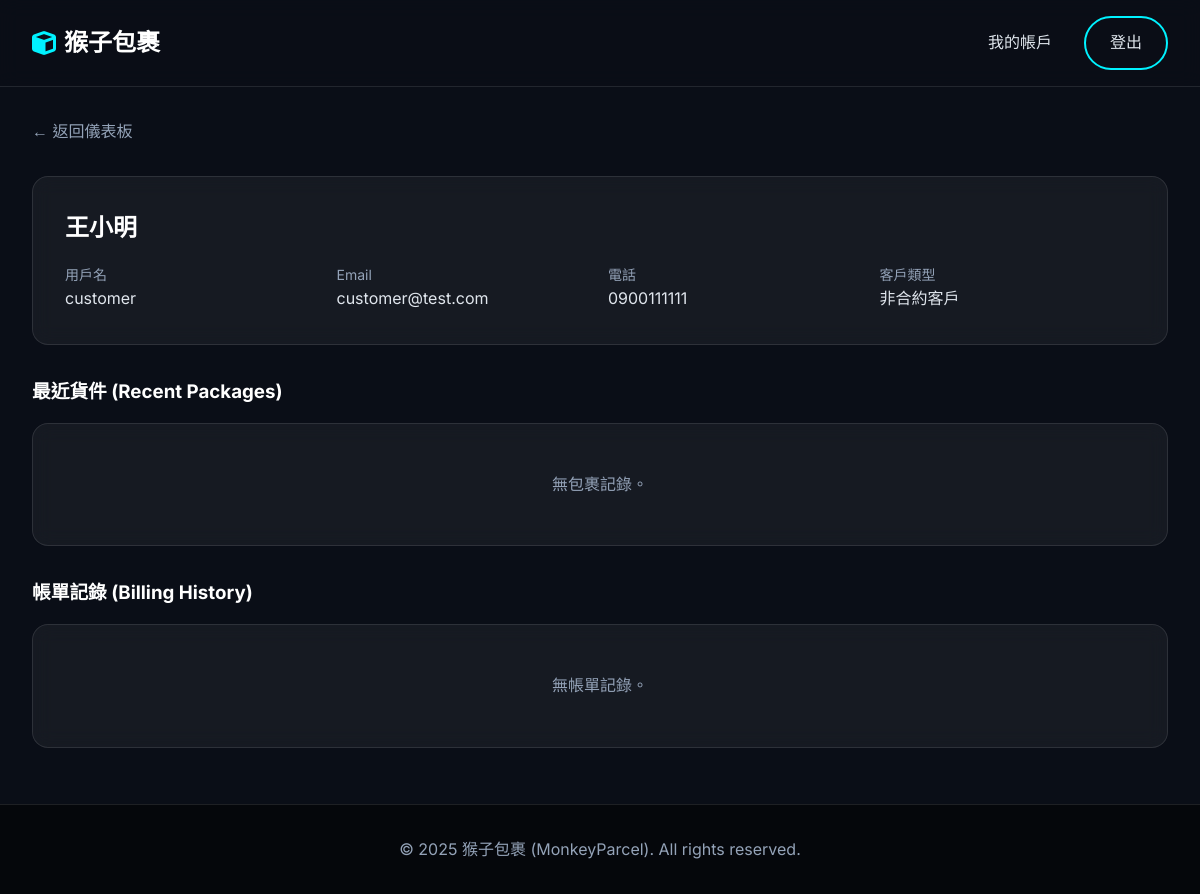
Before: /cs/customer/1 (signed in) with the older database file.
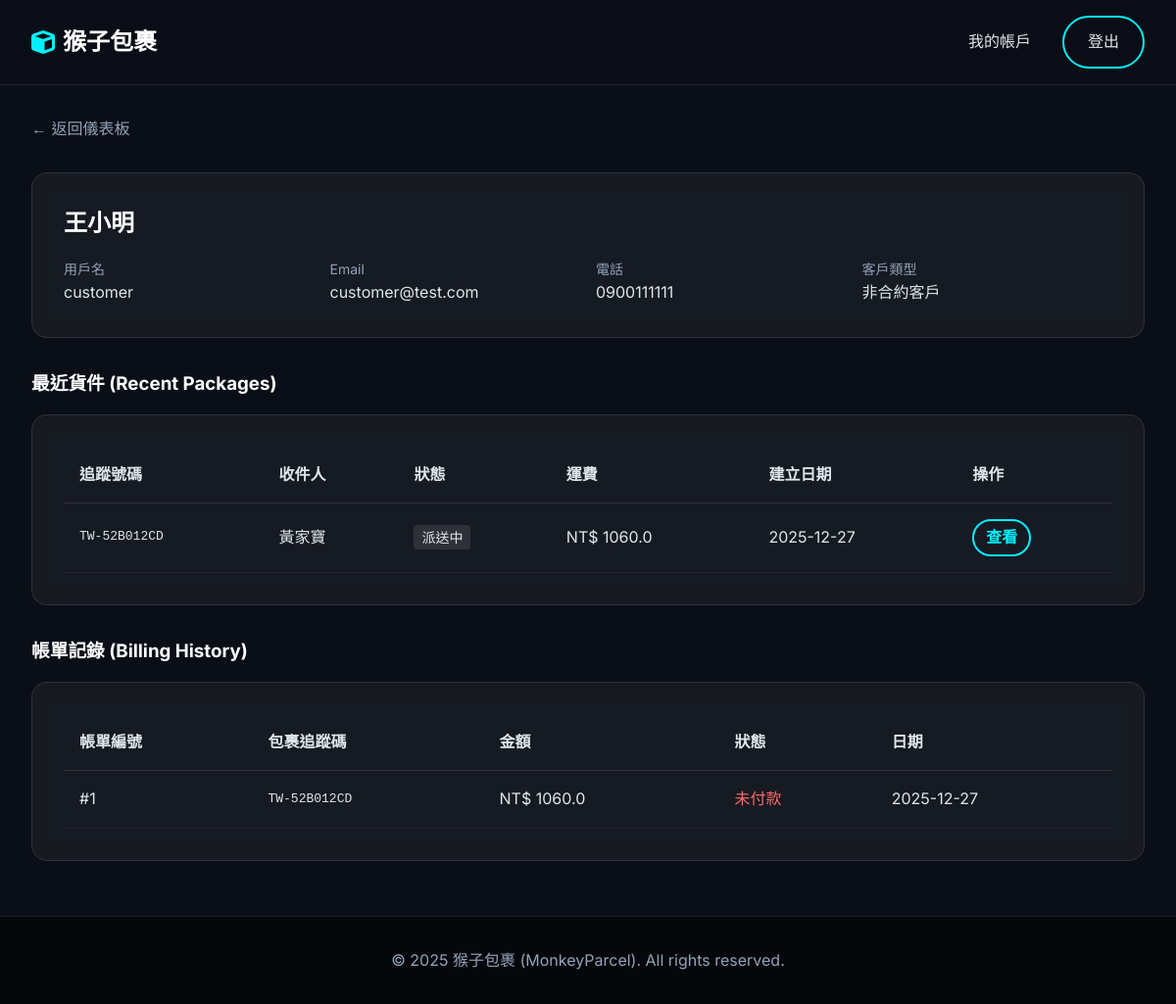
After: the same page with the newer database file.
### app/models.py (models this page shows, shortened)
class User(Base):
    __tablename__ = 'users'
    id: Mapped[int] = mapped_column(primary_key=True)
    username: Mapped[str] = mapped_column(String(50), unique=True, nullable=False)
    password_hash: Mapped[str] = mapped_column(String(128), nullable=False)
    full_name: Mapped[str] = mapped_column(String(100), nullable=False)
    email: Mapped[str] = mapped_column(String(120), unique=True, nullable=False)
    phone: Mapped[str] = mapped_column(String(20), nullable=False)
    address: Mapped[str] = mapped_column(String(200), nullable=True)
    role: Mapped[UserRole] = mapped_column(Enum(UserRole), default=UserRole.CUSTOMER)
    type: Mapped[str] = mapped_column(String(50))
    __mapper_args__ = {
        'polymorphic_identity': 'user',
        'polymorphic_on': type
    }

class Customer(User):
    __tablename__ = 'customers'
    id: Mapped[int] = mapped_column(ForeignKey('users.id'), primary_key=True)
    customer_type: Mapped[CustomerType] = mapped_column(Enum(CustomerType), default=CustomerType.NON_CONTRACT)
    billing_preference: Mapped[PaymentMethod] = mapped_column(Enum(PaymentMethod), default=PaymentMethod.CASH)
    balance: Mapped[float] = mapped_column(Float, default=0.0) # 僅適用於預付型客戶
    prepaid_by: Mapped[Optional[str]] = mapped_column(String(100), nullable=True) # 預付方名稱 (例如: 台灣積體電路股份有限公司)
    packages: Mapped[List["Package"]] = relationship("Package", back_populates="sender")
    bills: Mapped[List["Bill"]] = relationship("Bill", back_populates="customer")
    __mapper_args__ = {
        'polymorphic_identity': 'customer',
    }
    @property
    def type_label(self):
        labels = {
            CustomerType.CONTRACT: "合約客戶",
            CustomerType.NON_CONTRACT: "非合約客戶",
            CustomerType.PREPAID: "預付客戶"
        }
        return labels.get(self.customer_type, "一般客戶")

class Package(Base):
    __tablename__ = 'packages'
    id: Mapped[int] = mapped_column(primary_key=True)
    tracking_number: Mapped[str] = mapped_column(String(20), unique=True, nullable=False) # 物流單號
    sender_id: Mapped[int] = mapped_column(ForeignKey('customers.id'), nullable=False)
    recipient_name: Mapped[str] = mapped_column(String(100), nullable=False)
    recipient_address: Mapped[str] = mapped_column(String(200), nullable=False)
    recipient_phone: Mapped[str] = mapped_column(String(20), nullable=False)
    weight: Mapped[float] = mapped_column(Float, nullable=False) # 重量 (kg)
    width: Mapped[float] = mapped_column(Float, nullable=False)  # 寬 (cm)
    height: Mapped[float] = mapped_column(Float, nullable=False) # 高 (cm)
    length: Mapped[float] = mapped_column(Float, nullable=False) # 長 (cm)
    declared_value: Mapped[float] = mapped_column(Float, default=0.0) # 報值金額 (保險用)
    content_description: Mapped[str] = mapped_column(String(255), nullable=True) # 內容物描述
    package_type: Mapped[PackageType] = mapped_column(Enum(PackageType), default=PackageType.SMALL_BOX)
    delivery_speed: Mapped[DeliverySpeed] = mapped_column(Enum(DeliverySpeed), default=DeliverySpeed.STANDARD)
    status: Mapped[PackageStatus] = mapped_column(Enum(PackageStatus), default=PackageStatus.CREATED)
    is_hazardous: Mapped[bool] = mapped_column(Boolean, default=False)   # 易燃物/危險品
    is_fragile: Mapped[bool] = mapped_column(Boolean, default=False)     # 易碎品
    is_international: Mapped[bool] = mapped_column(Boolean, default=False) # 國際件
    created_at: Mapped[datetime] = mapped_column(DateTime, default=datetime.now) # 寄件時間
    estimated_delivery: Mapped[datetime] = mapped_column(DateTime, nullable=True) # 預計抵達時間
    shipping_cost: Mapped[float] = mapped_column(Float, default=0.0) # 運費金額
    sender: Mapped["Customer"] = relationship("Customer", back_populates="packages", foreign_keys=[sender_id])
    tracking_events: Mapped[List["TrackingEvent"]] = relationship("TrackingEvent", back_populates="package", cascade="all, delete-orphan")
    assigned_driver_id: Mapped[Optional[int]] = mapped_column(ForeignKey('users.id'), nullable=True)
    assigned_driver: Mapped[Optional["User"]] = relationship("User", foreign_keys=[assigned_driver_id])
    @property
    def status_label(self):
        return PACKAGE_STATUS_LABELS.get(self.status, self.status.value)

class Bill(Base):
    __tablename__ = 'bills'
    id: Mapped[int] = mapped_column(primary_key=True)
    customer_id: Mapped[int] = mapped_column(ForeignKey('customers.id'), nullable=False)
    package_id: Mapped[int] = mapped_column(ForeignKey('packages.id'), nullable=False, unique=True) # 每個包裹對應一個帳單
    amount: Mapped[float] = mapped_column(Float, nullable=False) # 總計金額
    is_paid: Mapped[bool] = mapped_column(Boolean, default=False) # 是否已付款
    created_at: Mapped[datetime] = mapped_column(DateTime, default=datetime.now)
    paid_at: Mapped[Optional[datetime]] = mapped_column(DateTime, nullable=True) # 付款日期
    customer: Mapped["Customer"] = relationship("Customer", back_populates="bills")
    package: Mapped["Package"] = relationship("Package", backref=backref("bill", uselist=False))
    payment_method: Mapped[Optional[PaymentMethod]] = mapped_column(Enum(PaymentMethod), nullable=True)

### app/routes.py (the view)
@main.route('/cs/customer/<int:user_id>')
@login_required
def cs_customer_detail(user_id):
    if session.get('user_role') not in ['customer_service', 'admin']:
         return "Unauthorized", 403
    customer = services.get_user_by_id(user_id)
    if not customer:
        flash('User not found', 'error')
        return redirect(url_for('main.dashboard'))
    packages = services.get_user_packages(user_id)
    bills = services.get_customer_bills(user_id)
    return render_template('cs_customer_detail.html', customer=customer, packages=packages, bills=bills)

### app/routes.py (called while the page is built)
def login_required(f):
    @wraps(f)
    def decorated_function(*args, **kwargs):
        if 'user_id' not in session:
            return redirect(url_for('main.login'))
        return f(*args, **kwargs)
    return decorated_function

### app/services.py (called while the page is built)
def get_user_packages(user_id):
    return db.session.execute(
        db.select(models.Package).filter_by(sender_id=user_id).order_by(models.Package.created_at.desc())
    ).scalars().all()

def get_user_by_id(user_id):
    return db.session.get(models.User, user_id)

def get_customer_bills(customer_id):
    return db.session.execute(
        db.select(models.Bill).filter_by(customer_id=customer_id).order_by(models.Bill.created_at.desc())
    ).scalars().all()

### app/templates/cs_customer_detail.html (shortened to what this page needs)
{% extends "base.html" %}
{% block content %}
<div class="container">
    <div style="margin-bottom: 2rem;">
        <a href="{{ url_for('main.dashboard') }}" style="color: var(--text-muted); text-decoration: none;">&larr;
            返回儀表板</a>
    </div>
    <div class="card" style="margin-bottom: 2rem;">
        <h2 style="margin-bottom: 1rem;">{{ customer.full_name }}</h2>
        <div style="display: grid; grid-template-columns: repeat(auto-fit, minmax(200px, 1fr)); gap: 1rem;">
            <div>
                <p style="color: var(--text-muted); font-size: 0.875rem;">用戶名</p>
                <p>{{ customer.username }}</p>
            </div>
            <div>
                <p style="color: var(--text-muted); font-size: 0.875rem;">Email</p>
                <p>{{ customer.email }}</p>
            </div>
            <div>
                <p style="color: var(--text-muted); font-size: 0.875rem;">電話</p>
                <p>{{ customer.phone }}</p>
            </div>
            <div>
                <p style="color: var(--text-muted); font-size: 0.875rem;">客戶類型</p>
                <p>{{ customer.type_label }}</p>
            </div>
        </div>
    </div>
    <h3 style="margin-bottom: 1rem;">最近貨件 (Recent Packages)</h3>
    <div class="card" style="margin-bottom: 2rem;">
        {% if packages %}
        <table style="width: 100%; border-collapse: collapse;">
            <thead>
                <tr style="border-bottom: 1px solid var(--border-color); text-align: left;">
                    <th style="padding: 1rem;">追蹤號碼</th>
                    <th style="padding: 1rem;">收件人</th>
                    <th style="padding: 1rem;">狀態</th>
                    <th style="padding: 1rem;">運費</th>
                    <th style="padding: 1rem;">建立日期</th>
                    <th style="padding: 1rem;">操作</th>
                </tr>
            </thead>
            <tbody>
                {% for pkg in packages %}
                <tr style="border-bottom: 1px solid rgba(255,255,255,0.05);">
                    <td style="padding: 1rem; font-family: monospace;">{{ pkg.tracking_number }}</td>
                    <td style="padding: 1rem;">{{ pkg.recipient_name }}</td>
                    <td style="padding: 1rem;">
                        <span
                            style="padding: 0.25rem 0.5rem; background: rgba(255,255,255,0.1); border-radius: 4px; font-size: 0.875rem;">
                            {{ pkg.status_label }}
                        </span>
                    </td>
                    <td style="padding: 1rem;">NT$ {{ pkg.shipping_cost }}</td>
                    <td style="padding: 1rem;">{{ pkg.created_at.strftime('%Y-%m-%d') }}</td>
                    <td style="padding: 1rem;">
                        <a href="{{ url_for('main.tracking_result', tracking_number=pkg.tracking_number) }}"
                            class="btn btn-outline" style="padding: 0.25rem 0.75rem;">查看</a>
                    </td>
                </tr>
                {% endfor %}
            </tbody>
        </table>
        {% else %}
        <p style="text-align: center; color: var(--text-muted); padding: 1rem;">無包裹記錄。</p>
        {% endif %}
    </div>
    <h3 style="margin-bottom: 1rem;">帳單記錄 (Billing History)</h3>
    <div class="card">
        {% if bills %}
        <table style="width: 100%; border-collapse: collapse;">
            <thead>
                <tr style="border-bottom: 1px solid var(--border-color); text-align: left;">
                    <th style="padding: 1rem;">帳單編號</th>
                    <th style="padding: 1rem;">包裹追蹤碼</th>
                    <th style="padding: 1rem;">金額</th>
                    <th style="padding: 1rem;">狀態</th>
                    <th style="padding: 1rem;">日期</th>
                </tr>
            </thead>
            <tbody>
                {% for bill in bills %}
                <tr style="border-bottom: 1px solid rgba(255,255,255,0.05);">
                    <td style="padding: 1rem;">#{{ bill.id }}</td>
                    <td style="padding: 1rem; font-family: monospace;">{{ bill.package.tracking_number }}</td>
                    <td style="padding: 1rem;">NT$ {{ bill.amount }}</td>
                    <td style="padding: 1rem;">
                        {% if bill.is_paid %}
                        <span style="color: var(--success-color);">
                            <i class="fas fa-check-circle"></i> 已付款 ({{ bill.paid_at.strftime('%Y-%m-%d') }})
                        </span>
                        {% else %}
                        <span style="color: #ff6b6b;">未付款</span>
                        {% endif %}
                    </td>
                    <td style="padding: 1rem;">{{ bill.created_at.strftime('%Y-%m-%d') }}</td>
                </tr>
                {% endfor %}
            </tbody>
        </table>
        {% else %}
        <p style="text-align: center; color: var(--text-muted); padding: 1rem;">無帳單記錄。</p>
        {% endif %}
    </div>
</div>
{% endblock %}

### app/templates/base.html (shortened to what this page needs)
<!DOCTYPE html>
<html lang="zh-TW">
<head>
    <link rel="stylesheet" href="{{ url_for('static', filename='css/style.css') }}">
    <link rel="stylesheet" href="https://cdnjs.cloudflare.com/ajax/libs/font-awesome/6.0.0/css/all.min.css">
</head>
<body>
    <nav class="navbar">
        <div class="container nav-container">
            <a href="{{ url_for('main.index') }}" class="logo">
                <i class="fas fa-cube"></i> 猴子包裹
            </a>
            <div class="nav-links">
                {% if session.get('user_id') %}
                <a href="{{ url_for('main.dashboard') }}">我的帳戶</a>
                <a href="{{ url_for('main.logout') }}" class="btn btn-outline">登出</a>
                {% else %}
                <a href="{{ url_for('main.login') }}" class="btn btn-primary">登入 / 註冊</a>
                {% endif %}
            </div>
        </div>
    </nav>
    <main class="main-content">
        {% block content %}{% endblock %}
    </main>
    <footer class="footer">
        <div class="container">
            <p>&copy; 2025 猴子包裹 (MonkeyParcel). All rights reserved.</p>
        </div>
    </footer>
</body>
</html>

### app/static/css/style.css (style rules this page uses)
:root { --primary-color: #00f2ff; --primary-dark: #00c8d4; --secondary-color: #7000ff; --bg-color: #0a0e17; --card-bg: rgba(255, 255, 255, 0.05); --text-color: #e0e6ed; --text-muted: #94a3b8; --border-color: rgba(255, 255, 255, 0.1); --success-color: #00ff9d; --error-color: #ff4d4d; --gradient-main: linear-gradient(135deg, #00f2ff 0%, #7000ff 100%); }
* { box-sizing: border-box; margin: 0; padding: 0; }
body { font-family: 'Inter', 'Noto Sans TC', sans-serif; background-color: var(--bg-color); color: var(--text-color); line-height: 1.6; min-height: 100vh; display: flex; flex-direction: column; }
h1, h2, h3, h4, h5, h6 { font-weight: 700; margin-bottom: 1rem; color: #fff; }
a { text-decoration: none; color: var(--primary-color); transition: all 0.3s ease; }
.container { max-width: 1200px; margin: 0 auto; padding: 0 2rem; }
.main-content { flex: 1; padding: 2rem 0; }
.navbar { background: rgba(10, 14, 23, 0.8); backdrop-filter: blur(10px); border-bottom: 1px solid var(--border-color); padding: 1rem 0; position: sticky; top: 0; z-index: 1000; }
.nav-container { display: flex; justify-content: space-between; align-items: center; }
.logo { font-size: 1.5rem; font-weight: 700; color: #fff; display: flex; align-items: center; gap: 0.5rem; }
.logo i { color: var(--primary-color); }
.nav-links { display: flex; gap: 2rem; align-items: center; }
.nav-links a { color: var(--text-color); font-weight: 500; }
.btn { display: inline-block; padding: 0.75rem 1.5rem; border-radius: 50px; font-weight: 600; cursor: pointer; border: none; transition: all 0.3s ease; }
.btn-outline { background: transparent; border: 2px solid var(--primary-color); color: var(--primary-color); }
.card { background: var(--card-bg); border: 1px solid var(--border-color); border-radius: 16px; padding: 2rem; backdrop-filter: blur(10px); margin-bottom: 1.5rem; }
.footer { background: #05070b; padding: 2rem 0; margin-top: auto; text-align: center; color: var(--text-muted); border-top: 1px solid var(--border-color); }
.card, .hero, .timeline-item { animation: fadeIn 0.5s ease-out forwards; }

Changed rows visible on the page:
added Package: tracking_number "TW-52B012CD", recipient_name "黃家寶", status_label "派送中", shipping_cost "1060.0", created_at "2025-12-27"
added Bill: id "1", package.tracking_number "TW-52B012CD", amount "1060.0", is_paid "未付款", created_at "2025-12-27"
Other visible differences:
text no longer shown: "無包裹記錄。 無帳單記錄。"
text now shown: "追蹤號碼 收件人 狀態 運費 建立日期 操作 帳單編號 包裹追蹤碼 金額 狀態 日期"
